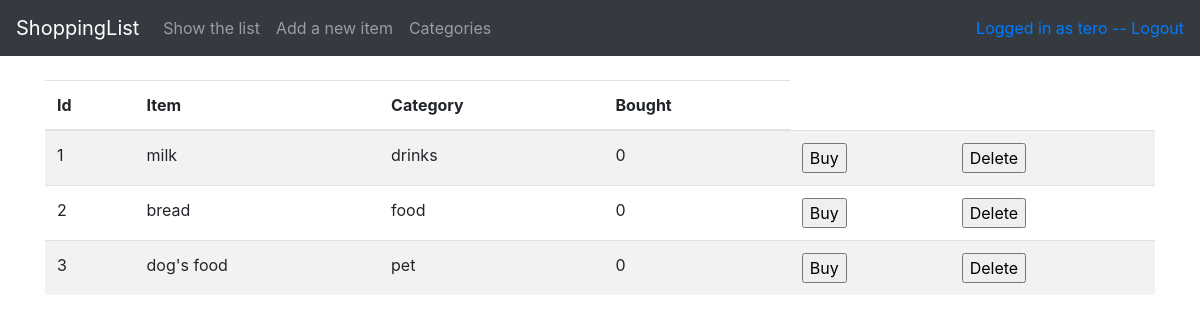
Page /items (signed in) on the committed database.
### application/auth/models.py (models this page shows, shortened)
class User(db.Model):
    __tablename__ = "account"
    id = db.Column(db.Integer, primary_key=True)
    username = db.Column(db.String(144), nullable=False, unique=True)
    password = db.Column(db.String(144), nullable=False)
    items = db.relationship("Item", backref='account', lazy=True)
    categories = db.relationship("Category", backref='account', lazy=True)

### application/items/models.py (models this page shows, shortened)
class Item(db.Model):
    id = db.Column(db.Integer, primary_key=True)
    name = db.Column(db.String(144), nullable=False)
    bought = db.Column(db.Boolean, nullable=False)
    category_id = db.Column(db.Integer, db.ForeignKey('category.id'), nullable=False)
    account_id = db.Column(db.Integer, db.ForeignKey('account.id'), nullable=False)
    @staticmethod
    @login_required
    def list_items_of_user(account=0):
        stmt = text("SELECT Item.id, Item.name, Category.cname, Item.bought FROM Item"
                    " JOIN Account ON Item.account_id = Account.id"
                    " JOIN Category ON Item.category_id = Category.id"
                    " WHERE (Item.account_id = :account)"
                    " GROUP BY Item.id").params(account=account)
        res = db.engine.execute(stmt)
        response = []
        for row in res:
            response.append({"id":row[0], "name":row[1], "cname":row[2], "bought":row[3]})
        return response

### application/items/views.py (the view)
@app.route("/items", methods=["GET","POST"])
def items_index():
    return render_template("items/list.html", items=Item.list_items_of_user(current_user.id))

### application/__init__.py (called while the page is built)
@login_manager.user_loader
def load_user(user_id):
    return User.query.get(user_id)

### application/templates/items/list.html (shortened to what this page needs)
{% extends "layout.html" %}
{% block body %}
  <table class="table table-striped">
  <thead>
    <tr>
      <th>Id</th>
      <th>Item</th>
      <th>Category</th>
      <th>Bought</th>
    </tr>
  </thead>
  <tbody>
    {% for item in items %}
    <tr>
      <td>{{ item.id }}</td>
      <td>{{ item.name }}</td>
      <td>{{ item.cname }}</th>
      <td>{{ item.bought }}</td>
      <td>
		<form method="POST" action="{{ url_for('items_set_bought', item_id=item.id) }}">
	  		<input type="submit" value="Buy"/>
		</form>
	</td>
	<td>
    	<form method="POST" action="{{ url_for('items_remove', item_id=item.id) }}">
    		<input type="submit" value="Delete"/>
    	</form>
      </td>
    </tr>
    {% endfor %}
  </tbody>
  </table>
{% endblock %}

### application/templates/layout.html (shortened to what this page needs)
<!DOCTYPE html>
<html>
  <head>
    <link rel="stylesheet" href="https://maxcdn.bootstrapcdn.com/bootstrap/4.0.0/css/bootstrap.min.css">
  </head>
  <body>
    <nav class="navbar navbar-expand-md navbar-dark bg-dark mb-4">
	<a class="navbar-brand" href="#">ShoppingList</a>
	<div class="collapse navbar-collapse" id="navbarCollapse">
          <ul class="navbar-nav mr-auto">
          {%if current_user.is_authenticated %}
            <li class="nav-item">
            	<a class="nav-link" href="{{url_for('items_index')}}">Show the list</a>
            </li>
            <li class="nav-item">
            	<a class="nav-link" href="{{url_for('items_form')}}">Add a new item</a>
            </li>
            <li class="nav-item">
            	<a class="nav-link" href="{{url_for('categories_index')}}">Categories</a>
            </li>
            {% endif %}
          </ul>
  <div class="form-inline mt-2 mt-md-0">
  	{%if current_user.is_authenticated %}
	<a href="{{ url_for('auth_logout') }}"> Logged in as {{ current_user.username }} -- Logout</a>
	{% else %}
	<li><a href="{{ url_for('auth_login') }}">Login</a></li>
	<li><a href="{{ url_for('auth_create') }}">Sign up</a></li>
  {% endif %}
  </div>
  </div>
  </nav>
	<main role="main" class="container">
    	{% block body %}{% endblock %}
	</main>
  </body>
</html>

### rows in the picture
User: username "tero"
Item: id "1", name "milk", cname "drinks", bought "0"
Item: id "2", name "bread", cname "food", bought "0"
Item: id "3", name "dog's food", cname "pet", bought "0"
